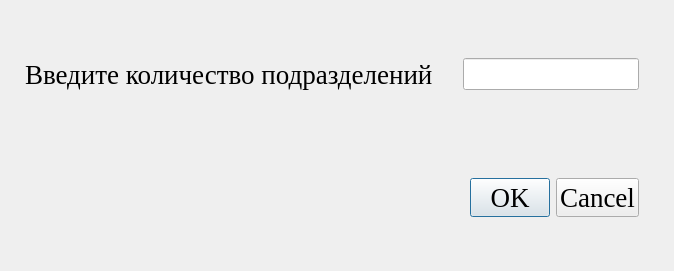
<?xml version="1.0" encoding="UTF-8"?>
<ui version="4.0">
 <class>SetNumSquad</class>
 <widget class="QDialog" name="SetNumSquad">
  <property name="geometry">
   <rect>
    <x>0</x>
    <y>0</y>
    <width>674</width>
    <height>271</height>
   </rect>
  </property>
  <property name="font">
   <font>
    <family>Times New Roman</family>
    <pointsize>20</pointsize>
   </font>
  </property>
  <property name="windowTitle">
   <string>Кол-во людей в подразделениях</string>
  </property>
  <layout class="QGridLayout" name="gridLayout">
   <property name="leftMargin">
    <number>25</number>
   </property>
   <property name="topMargin">
    <number>15</number>
   </property>
   <property name="rightMargin">
    <number>35</number>
   </property>
   <property name="bottomMargin">
    <number>9</number>
   </property>
   <property name="horizontalSpacing">
    <number>30</number>
   </property>
   <property name="verticalSpacing">
    <number>45</number>
   </property>
   <item row="0" column="0">
    <widget class="QLabel" name="labelNumSquad">
     <property name="font">
      <font>
       <family>Times New Roman</family>
       <pointsize>20</pointsize>
      </font>
     </property>
     <property name="text">
      <string>Введите количество подразделений</string>
     </property>
    </widget>
   </item>
   <item row="1" column="1">
    <widget class="QDialogButtonBox" name="buttonBoxOKorCancel">
     <property name="font">
      <font>
       <family>Times New Roman</family>
       <pointsize>20</pointsize>
      </font>
     </property>
     <property name="orientation">
      <enum>Qt::Horizontal</enum>
     </property>
     <property name="standardButtons">
      <set>QDialogButtonBox::Cancel|QDialogButtonBox::Ok</set>
     </property>
    </widget>
   </item>
   <item row="0" column="1">
    <widget class="QLineEdit" name="lineEditSetNumSquad">
     <property name="font">
      <font>
       <family>Times New Roman</family>
       <pointsize>16</pointsize>
      </font>
     </property>
     <property name="inputMethodHints">
      <set>Qt::ImhDigitsOnly</set>
     </property>
     <property name="maxLength">
      <number>4</number>
     </property>
    </widget>
   </item>
  </layout>
 </widget>
 <resources/>
 <connections>
  <connection>
   <sender>buttonBoxOKorCancel</sender>
   <signal>accepted()</signal>
   <receiver>SetNumSquad</receiver>
   <slot>accept()</slot>
   <hints>
    <hint type="sourcelabel">
     <x>248</x>
     <y>254</y>
    </hint>
    <hint type="destinationlabel">
     <x>157</x>
     <y>274</y>
    </hint>
   </hints>
  </connection>
  <connection>
   <sender>buttonBoxOKorCancel</sender>
   <signal>rejected()</signal>
   <receiver>SetNumSquad</receiver>
   <slot>reject()</slot>
   <hints>
    <hint type="sourcelabel">
     <x>316</x>
     <y>260</y>
    </hint>
    <hint type="destinationlabel">
     <x>286</x>
     <y>274</y>
    </hint>
   </hints>
  </connection>
 </connections>
</ui>
